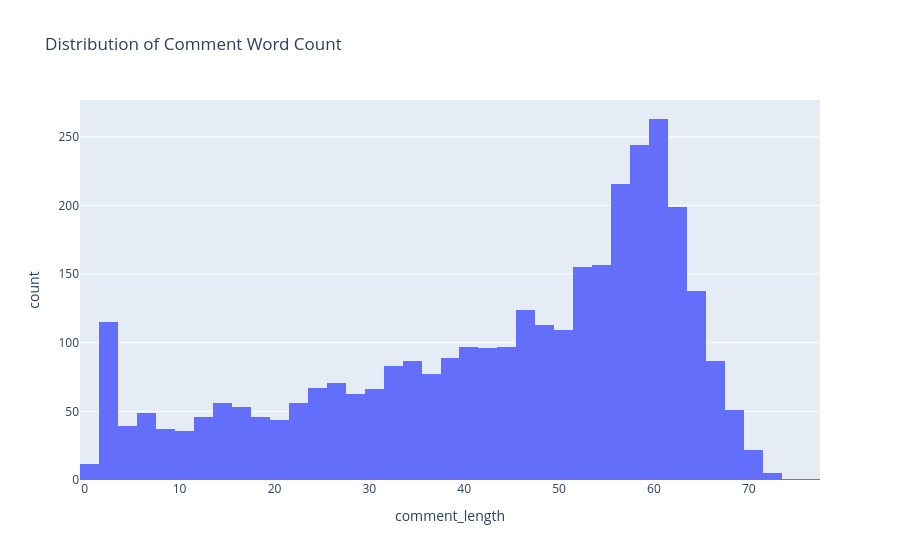

The notebook cell this image was saved under:
### Code cell
fig = px.histogram(df, x='comment_length', nbins=50, title='Distribution of Comment Word Count')
fig.show()

### Figure 1 — Plotly figure (JSON) as saved in the notebook; plotly's stock layout.template omitted (floating-point values rounded to 4 significant figures; data arrays with more than 128 entries replaced by an {"elided": "..."} marker saying what was removed)
{"data": [{"bingroup": "x", "hovertemplate": "comment_length=%{x}<br>count=%{y}<extra></extra>", "legendgroup": "", "marker": {"color": "#636efa", "pattern": {"shape": ""}}, "name": "", "nbinsx": 50, "orientation": "v", "showlegend": false, "type": "histogram", "x": {"elided": "3367 int values"}, "xaxis": "x", "yaxis": "y"}], "layout": {"barmode": "relative", "legend": {"tracegroupgap": 0}, "title": {"text": "Distribution of Comment Word Count"}, "xaxis": {"anchor": "y", "domain": [0, 1], "title": {"text": "comment_length"}}, "yaxis": {"anchor": "x", "domain": [0, 1], "title": {"text": "count"}}}}
